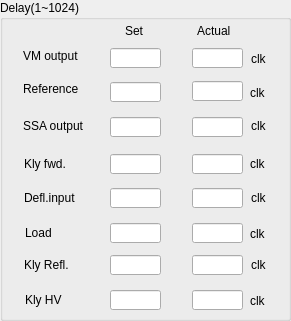
  <widget class="QGroupBox" name="groupBox_3">
   <property name="geometry">
    <rect>
     <x>340</x>
     <y>543</y>
     <width>291</width>
     <height>321</height>
    </rect>
   </property>
   <property name="title">
    <string>Delay(1~1024)</string>
   </property>
   <widget class="QLineEdit" name="lineEdit_DL_KlyHVset">
    <property name="geometry">
     <rect>
      <x>110</x>
      <y>290</y>
      <width>51</width>
      <height>20</height>
     </rect>
    </property>
    <property name="font">
     <font>
      <family>Arial</family>
      <pointsize>10</pointsize>
      <weight>50</weight>
      <bold>false</bold>
     </font>
    </property>
    <property name="text">
     <string/>
    </property>
   </widget>
   <widget class="QLabel" name="label_102">
    <property name="geometry">
     <rect>
      <x>251</x>
      <y>115</y>
      <width>41</width>
      <height>21</height>
     </rect>
    </property>
    <property name="font">
     <font>
      <family>Arial</family>
      <pointsize>9</pointsize>
      <weight>50</weight>
      <bold>false</bold>
     </font>
    </property>
    <property name="text">
     <string>clk</string>
    </property>
   </widget>
   <widget class="QLineEdit" name="lineEdit_DL_SSAset">
    <property name="geometry">
     <rect>
      <x>110</x>
      <y>117</y>
      <width>51</width>
      <height>20</height>
     </rect>
    </property>
    <property name="font">
     <font>
      <family>Arial</family>
      <pointsize>10</pointsize>
      <weight>50</weight>
      <bold>false</bold>
     </font>
    </property>
    <property name="text">
     <string/>
    </property>
   </widget>
   <widget class="QLineEdit" name="lineEdit_DL_SSAact">
    <property name="geometry">
     <rect>
      <x>192</x>
      <y>117</y>
      <width>51</width>
      <height>20</height>
     </rect>
    </property>
    <property name="font">
     <font>
      <family>Arial</family>
      <pointsize>10</pointsize>
      <weight>50</weight>
      <bold>false</bold>
     </font>
    </property>
   </widget>
   <widget class="QLineEdit" name="lineEdit_DL_Refset">
    <property name="geometry">
     <rect>
      <x>110</x>
      <y>82</y>
      <width>51</width>
      <height>20</height>
     </rect>
    </property>
    <property name="font">
     <font>
      <family>Arial</family>
      <pointsize>10</pointsize>
      <weight>50</weight>
      <bold>false</bold>
     </font>
    </property>
    <property name="text">
     <string/>
    </property>
   </widget>
   <widget class="QLabel" name="label_98">
    <property name="geometry">
     <rect>
      <x>24</x>
      <y>153</y>
      <width>61</width>
      <height>21</height>
     </rect>
    </property>
    <property name="font">
     <font>
      <family>Arial</family>
      <pointsize>9</pointsize>
      <weight>50</weight>
      <bold>false</bold>
     </font>
    </property>
    <property name="text">
     <string>Kly fwd.</string>
    </property>
   </widget>
   <widget class="QLineEdit" name="lineEdit_DL_Klyact">
    <property name="geometry">
     <rect>
      <x>192</x>
      <y>154</y>
      <width>51</width>
      <height>20</height>
     </rect>
    </property>
    <property name="font">
     <font>
      <family>Arial</family>
      <pointsize>10</pointsize>
      <weight>50</weight>
      <bold>false</bold>
     </font>
    </property>
   </widget>
   <widget class="QLineEdit" name="lineEdit_DL_VMset">
    <property name="geometry">
     <rect>
      <x>110</x>
      <y>48</y>
      <width>51</width>
      <height>20</height>
     </rect>
    </property>
    <property name="font">
     <font>
      <family>Arial</family>
      <pointsize>10</pointsize>
      <weight>50</weight>
      <bold>false</bold>
     </font>
    </property>
    <property name="text">
     <string/>
    </property>
   </widget>
   <widget class="QLineEdit" name="lineEdit_DL_Klyreact">
    <property name="geometry">
     <rect>
      <x>192</x>
      <y>255</y>
      <width>51</width>
      <height>20</height>
     </rect>
    </property>
    <property name="font">
     <font>
      <family>Arial</family>
      <pointsize>10</pointsize>
      <weight>50</weight>
      <bold>false</bold>
     </font>
    </property>
   </widget>
   <widget class="QLineEdit" name="lineEdit_DL_Refact">
    <property name="geometry">
     <rect>
      <x>192</x>
      <y>81</y>
      <width>51</width>
      <height>20</height>
     </rect>
    </property>
    <property name="font">
     <font>
      <family>Arial</family>
      <pointsize>10</pointsize>
      <weight>50</weight>
      <bold>false</bold>
     </font>
    </property>
   </widget>
   <widget class="QLineEdit" name="lineEdit_DL_Deflact">
    <property name="geometry">
     <rect>
      <x>192</x>
      <y>188</y>
      <width>51</width>
      <height>20</height>
     </rect>
    </property>
    <property name="font">
     <font>
      <family>Arial</family>
      <pointsize>10</pointsize>
      <weight>50</weight>
      <bold>false</bold>
     </font>
    </property>
   </widget>
   <widget class="QLabel" name="label_107">
    <property name="geometry">
     <rect>
      <x>25</x>
      <y>289</y>
      <width>51</width>
      <height>21</height>
     </rect>
    </property>
    <property name="font">
     <font>
      <family>Arial</family>
      <pointsize>9</pointsize>
      <weight>50</weight>
      <bold>false</bold>
     </font>
    </property>
    <property name="text">
     <string>Kly HV</string>
    </property>
   </widget>
   <widget class="QLineEdit" name="lineEdit_DL_Klyreset">
    <property name="geometry">
     <rect>
      <x>110</x>
      <y>255</y>
      <width>51</width>
      <height>20</height>
     </rect>
    </property>
    <property name="font">
     <font>
      <family>Arial</family>
      <pointsize>10</pointsize>
      <weight>50</weight>
      <bold>false</bold>
     </font>
    </property>
    <property name="text">
     <string/>
    </property>
   </widget>
   <widget class="QLabel" name="label_78">
    <property name="geometry">
     <rect>
      <x>125</x>
      <y>20</y>
      <width>31</width>
      <height>21</height>
     </rect>
    </property>
    <property name="font">
     <font>
      <family>Arial</family>
      <pointsize>9</pointsize>
      <weight>50</weight>
      <bold>false</bold>
     </font>
    </property>
    <property name="text">
     <string>Set</string>
    </property>
   </widget>
   <widget class="QLabel" name="label_79">
    <property name="geometry">
     <rect>
      <x>23</x>
      <y>45</y>
      <width>71</width>
      <height>21</height>
     </rect>
    </property>
    <property name="font">
     <font>
      <family>Arial</family>
      <pointsize>9</pointsize>
      <weight>50</weight>
      <bold>false</bold>
     </font>
    </property>
    <property name="text">
     <string>VM output</string>
    </property>
   </widget>
   <widget class="QLineEdit" name="lineEdit_DL_loadset">
    <property name="geometry">
     <rect>
      <x>110</x>
      <y>223</y>
      <width>51</width>
      <height>20</height>
     </rect>
    </property>
    <property name="font">
     <font>
      <family>Arial</family>
      <pointsize>10</pointsize>
      <weight>50</weight>
      <bold>false</bold>
     </font>
    </property>
    <property name="text">
     <string/>
    </property>
   </widget>
   <widget class="QLabel" name="label_103">
    <property name="geometry">
     <rect>
      <x>250</x>
      <y>153</y>
      <width>41</width>
      <height>21</height>
     </rect>
    </property>
    <property name="font">
     <font>
      <family>Arial</family>
      <pointsize>9</pointsize>
      <weight>50</weight>
      <bold>false</bold>
     </font>
    </property>
    <property name="text">
     <string>clk</string>
    </property>
   </widget>
   <widget class="QLabel" name="label_95">
    <property name="geometry">
     <rect>
      <x>25</x>
      <y>222</y>
      <width>51</width>
      <height>21</height>
     </rect>
    </property>
    <property name="font">
     <font>
      <family>Arial</family>
      <pointsize>9</pointsize>
      <weight>50</weight>
      <bold>false</bold>
     </font>
    </property>
    <property name="text">
     <string>Load</string>
    </property>
   </widget>
   <widget class="QLabel" name="label_101">
    <property name="geometry">
     <rect>
      <x>250</x>
      <y>82</y>
      <width>41</width>
      <height>21</height>
     </rect>
    </property>
    <property name="font">
     <font>
      <family>Arial</family>
      <pointsize>9</pointsize>
      <weight>50</weight>
      <bold>false</bold>
     </font>
    </property>
    <property name="text">
     <string>clk</string>
    </property>
   </widget>
   <widget class="QLabel" name="label_106">
    <property name="geometry">
     <rect>
      <x>24</x>
      <y>254</y>
      <width>71</width>
      <height>21</height>
     </rect>
    </property>
    <property name="font">
     <font>
      <family>Arial</family>
      <pointsize>9</pointsize>
      <weight>50</weight>
      <bold>false</bold>
     </font>
    </property>
    <property name="text">
     <string>Kly Refl.</string>
    </property>
   </widget>
   <widget class="QLineEdit" name="lineEdit_DL_Deflset">
    <property name="geometry">
     <rect>
      <x>110</x>
      <y>188</y>
      <width>51</width>
      <height>20</height>
     </rect>
    </property>
    <property name="font">
     <font>
      <family>Arial</family>
      <pointsize>10</pointsize>
      <weight>50</weight>
      <bold>false</bold>
     </font>
    </property>
    <property name="text">
     <string/>
    </property>
   </widget>
   <widget class="QLineEdit" name="lineEdit_DL_Klyset">
    <property name="geometry">
     <rect>
      <x>110</x>
      <y>154</y>
      <width>51</width>
      <height>20</height>
     </rect>
    </property>
    <property name="font">
     <font>
      <family>Arial</family>
      <pointsize>10</pointsize>
      <weight>50</weight>
      <bold>false</bold>
     </font>
    </property>
    <property name="text">
     <string/>
    </property>
   </widget>
   <widget class="QLabel" name="label_109">
    <property name="geometry">
     <rect>
      <x>250</x>
      <y>290</y>
      <width>41</width>
      <height>21</height>
     </rect>
    </property>
    <property name="font">
     <font>
      <family>Arial</family>
      <pointsize>9</pointsize>
      <weight>50</weight>
      <bold>false</bold>
     </font>
    </property>
    <property name="text">
     <string>clk</string>
    </property>
   </widget>
   <widget class="QLabel" name="label_104">
    <property name="geometry">
     <rect>
      <x>251</x>
      <y>187</y>
      <width>41</width>
      <height>21</height>
     </rect>
    </property>
    <property name="font">
     <font>
      <family>Arial</family>
      <pointsize>9</pointsize>
      <weight>50</weight>
      <bold>false</bold>
     </font>
    </property>
    <property name="text">
     <string>clk</string>
    </property>
   </widget>
   <widget class="QLabel" name="label_100">
    <property name="geometry">
     <rect>
      <x>251</x>
      <y>48</y>
      <width>41</width>
      <height>21</height>
     </rect>
    </property>
    <property name="font">
     <font>
      <family>Arial</family>
      <pointsize>9</pointsize>
      <weight>50</weight>
      <bold>false</bold>
     </font>
    </property>
    <property name="text">
     <string>clk</string>
    </property>
   </widget>
   <widget class="QLabel" name="label_108">
    <property name="geometry">
     <rect>
      <x>251</x>
      <y>254</y>
      <width>41</width>
      <height>21</height>
     </rect>
    </property>
    <property name="font">
     <font>
      <family>Arial</family>
      <pointsize>9</pointsize>
      <weight>50</weight>
      <bold>false</bold>
     </font>
    </property>
    <property name="text">
     <string>clk</string>
    </property>
   </widget>
   <widget class="QLineEdit" name="lineEdit_DL_loadact">
    <property name="geometry">
     <rect>
      <x>192</x>
      <y>223</y>
      <width>51</width>
      <height>20</height>
     </rect>
    </property>
    <property name="font">
     <font>
      <family>Arial</family>
      <pointsize>10</pointsize>
      <weight>50</weight>
      <bold>false</bold>
     </font>
    </property>
   </widget>
   <widget class="QLabel" name="label_97">
    <property name="geometry">
     <rect>
      <x>24</x>
      <y>187</y>
      <width>71</width>
      <height>21</height>
     </rect>
    </property>
    <property name="font">
     <font>
      <family>Arial</family>
      <pointsize>9</pointsize>
      <weight>50</weight>
      <bold>false</bold>
     </font>
    </property>
    <property name="text">
     <string>Defl.input</string>
    </property>
   </widget>
   <widget class="QLabel" name="label_94">
    <property name="geometry">
     <rect>
      <x>23</x>
      <y>78</y>
      <width>71</width>
      <height>21</height>
     </rect>
    </property>
    <property name="font">
     <font>
      <family>Arial</family>
      <pointsize>9</pointsize>
      <weight>50</weight>
      <bold>false</bold>
     </font>
    </property>
    <property name="text">
     <string>Reference</string>
    </property>
   </widget>
   <widget class="QLabel" name="label_93">
    <property name="geometry">
     <rect>
      <x>197</x>
      <y>20</y>
      <width>41</width>
      <height>21</height>
     </rect>
    </property>
    <property name="font">
     <font>
      <family>Arial</family>
      <pointsize>9</pointsize>
      <weight>50</weight>
      <bold>false</bold>
     </font>
    </property>
    <property name="text">
     <string>Actual</string>
    </property>
   </widget>
   <widget class="QLabel" name="label_96">
    <property name="geometry">
     <rect>
      <x>23</x>
      <y>115</y>
      <width>71</width>
      <height>21</height>
     </rect>
    </property>
    <property name="font">
     <font>
      <family>Arial</family>
      <pointsize>9</pointsize>
      <weight>50</weight>
      <bold>false</bold>
     </font>
    </property>
    <property name="text">
     <string>SSA output</string>
    </property>
   </widget>
   <widget class="QLineEdit" name="lineEdit_DL_VMact">
    <property name="geometry">
     <rect>
      <x>192</x>
      <y>48</y>
      <width>51</width>
      <height>20</height>
     </rect>
    </property>
    <property name="font">
     <font>
      <family>Arial</family>
      <pointsize>10</pointsize>
      <weight>50</weight>
      <bold>false</bold>
     </font>
    </property>
   </widget>
   <widget class="QLabel" name="label_105">
    <property name="geometry">
     <rect>
      <x>250</x>
      <y>223</y>
      <width>41</width>
      <height>21</height>
     </rect>
    </property>
    <property name="font">
     <font>
      <family>Arial</family>
      <pointsize>9</pointsize>
      <weight>50</weight>
      <bold>false</bold>
     </font>
    </property>
    <property name="text">
     <string>clk</string>
    </property>
   </widget>
   <widget class="QLineEdit" name="lineEdit_DL_KlyHVact">
    <property name="geometry">
     <rect>
      <x>192</x>
      <y>290</y>
      <width>51</width>
      <height>20</height>
     </rect>
    </property>
    <property name="font">
     <font>
      <family>Arial</family>
      <pointsize>10</pointsize>
      <weight>50</weight>
      <bold>false</bold>
     </font>
    </property>
   </widget>
  </widget>
